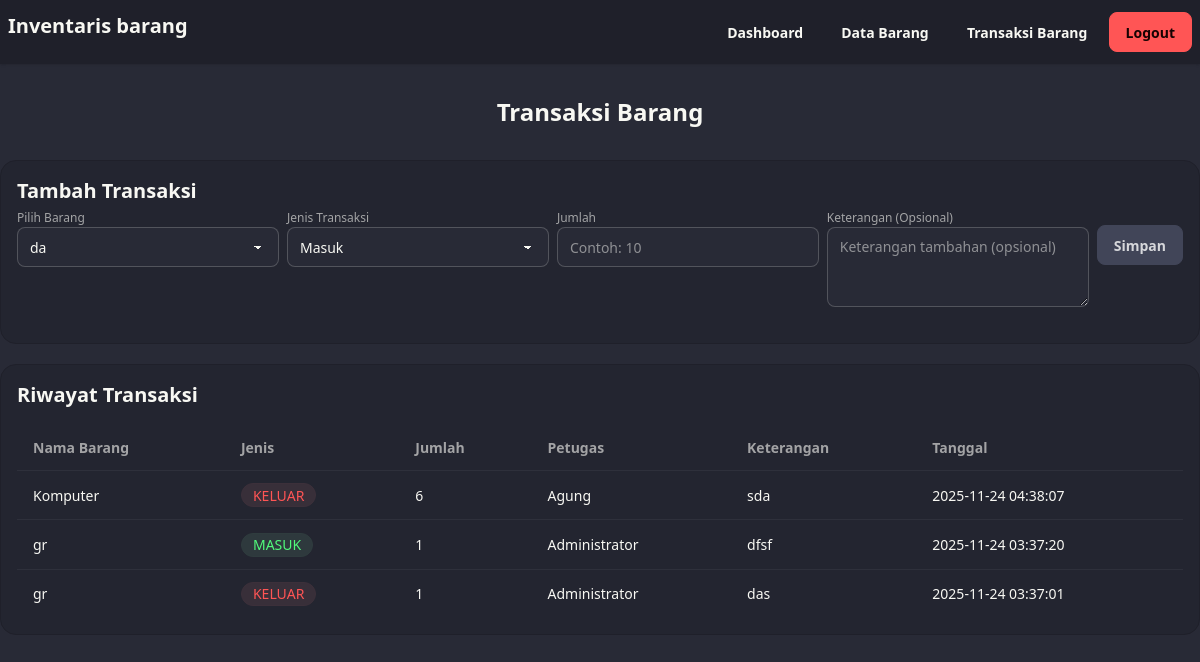
Page /transaksi.php (signed in) on the committed database.
### tables this page shows
CREATE TABLE `tbl_transaksi` (
  `id_transaksi` int(11) NOT NULL,
  `id_barang` int(11) NOT NULL,
  `id_user` int(11) NOT NULL,
  `jenis_transaksi` enum('MASUK','KELUAR') NOT NULL,
  `jumlah` int(11) NOT NULL,
  `tgl_transaksi` datetime NOT NULL DEFAULT current_timestamp(),
  `keterangan` text NOT NULL
);

CREATE TABLE `tbl_barang` (
  `id_barang` int(11) NOT NULL,
  `kode_barang` varchar(20) NOT NULL,
  `nama_barang` varchar(100) NOT NULL,
  `stok` int(11) NOT NULL,
  `satuan` varchar(20) NOT NULL
);

CREATE TABLE `tbl_user` (
  `id_user` int(11) NOT NULL,
  `username` varchar(50) NOT NULL,
  `password` varchar(255) NOT NULL,
  `nama_lengkap` varchar(100) NOT NULL,
  `level` enum('admin','petugas') NOT NULL
);

### transaksi.php (the view, shortened to what this page needs)
<?php
require 'functions.php';
$items = $koneksi->query('SELECT * from tbl_barang');
$transactions = $koneksi->query('SELECT t.*, b.nama_barang, u.nama_lengkap FROM tbl_transaksi t INNER JOIN tbl_barang b ON b.id_barang = t.id_barang INNER JOIN tbl_user u ON u.id_user = t.id_user ORDER BY tgl_transaksi DESC');
?>
<!DOCTYPE html>
<html lang="en" data-theme="dracula">
<head>
    <link href="https://cdn.jsdelivr.net/npm/daisyui@5" rel="stylesheet" type="text/css" />
    <script src="https://cdn.jsdelivr.net/npm/@tailwindcss/browser@4"></script>
    <link href="https://cdn.jsdelivr.net/npm/daisyui@5/themes.css" rel="stylesheet" type="text/css" />
</head>
<body>
    <nav class="navbar bg-base-300 shadow-sm">
        <div class="max-w-7xl flex mx-auto container">
            <div class="flex-1">
                <a class="text-xl font-bold">Inventaris barang</a>
            </div>
            <div class="flex-none gap-4">
                <a class="btn btn-ghost" href="./">Dashboard</a>
                <a class="btn btn-ghost" href="barang.php">Data Barang</a>
                <a class="btn btn-ghost" href="transaksi.php">Transaksi Barang</a>
                <a class="btn btn-error" href="logout.php" onclick="return confirm('Apakah anda yakin untuk logout?')">Logout</a>
            </div>
        </div>
    </nav>
    <div class="max-w-7xl mx-auto container">
        <h1 class="my-8 text-center font-bold text-2xl">Transaksi Barang</h1>
        <div class="mb-5 bg-base-200 border-base-300 rounded-box border p-4">
            <h3 class="text-xl font-semibold">Tambah Transaksi</h3>
            <form method="POST">
                <fieldset class="fieldset gap-2 flex w-full">
                    <div class="flex flex-col mb-4 w-full">
                        <label for="id_barang" class="label">Pilih Barang</label>
                        <select name="id_barang" id="id_barang" class="select">
                            <?php foreach ($items as $item): ?>
                                <option value="<?= $item['id_barang'] ?>"><?= $item['nama_barang'] ?></option>
                            <?php endforeach; ?>
                        </select>
                    </div>
                    <div class="flex flex-col mb-4 w-full">
                        <label for="jenis_transaksi" class="label">Jenis Transaksi</label>
                        <select name="jenis_transaksi" id="jenis_transaksi" class="select">
                            <option value="MASUK">Masuk</option>
                        </select>
                    </div>
                    <div class="flex flex-col mb-4 w-full">
                        <label for="jumlah" class="label">Jumlah</label>
                        <input type="number" id="jumlah" name="jumlah" class="input" placeholder="Contoh: 10" required>
                    </div>
                    <div class="flex flex-col mb-4 w-full">
                        <label for="keterangan" class="label">Keterangan (Opsional)</label>
                        <textarea name="keterangan" id="keterangan" class="textarea" placeholder="Keterangan tambahan (opsional)"></textarea>
                    </div>
                    <button type="submit" class="btn btn-neutral mt-4">Simpan</button>
                </fieldset>
            </form>
        </div>
        <div class="bg-base-200 border-base-300 rounded-box border p-4">
            <h3 class="text-xl font-semibold mb-4">Riwayat Transaksi</h3>
            <table class="table w-full">
                <thead>
                    <tr>
                        <th>Nama Barang</th>
                        <th>Jenis</th>
                        <th>Jumlah</th>
                        <th>Petugas</th>
                        <th>Keterangan</th>
                        <th>Tanggal</th>
                    </tr>
                </thead>
                <tbody>
                    <?php foreach ($transactions as $tx) : ?>
                        <tr>
                            <td><?= $tx['nama_barang'] ?></td>
                            <td>
                                <div class="badge badge-soft <?= $tx['jenis_transaksi'] == "MASUK" ? 'badge-success' : 'badge-error' ?>"><?= $tx['jenis_transaksi'] ?></div>
                            </td>
                            <td><?= $tx['jumlah'] ?></td>
                            <td><?= $tx['nama_lengkap'] ?></td>
                            <td><?= $tx['keterangan'] ?></td>
                            <td><?= $tx['tgl_transaksi'] ?></td>
                        </tr>
                    <?php endforeach; ?>
                </tbody>
            </table>
        </div>
    </div>
</body>
</html>

### rows in the picture
tbl_transaksi: id_barang.nama_barang "Komputer", jenis_transaksi "KELUAR", jumlah "6", id_user.nama_lengkap "Agung", keterangan "sda", tgl_transaksi "2025-11-24 04:38:07"
tbl_transaksi: id_barang.nama_barang "gr", jenis_transaksi "MASUK", jumlah "1", id_user.nama_lengkap "Administrator", keterangan "dfsf", tgl_transaksi "2025-11-24 03:37:20"
tbl_transaksi: id_barang.nama_barang "gr", jenis_transaksi "KELUAR", jumlah "1", id_user.nama_lengkap "Administrator", keterangan "das", tgl_transaksi "2025-11-24 03:37:01"

### other values in the picture
form field id_barang "da"
